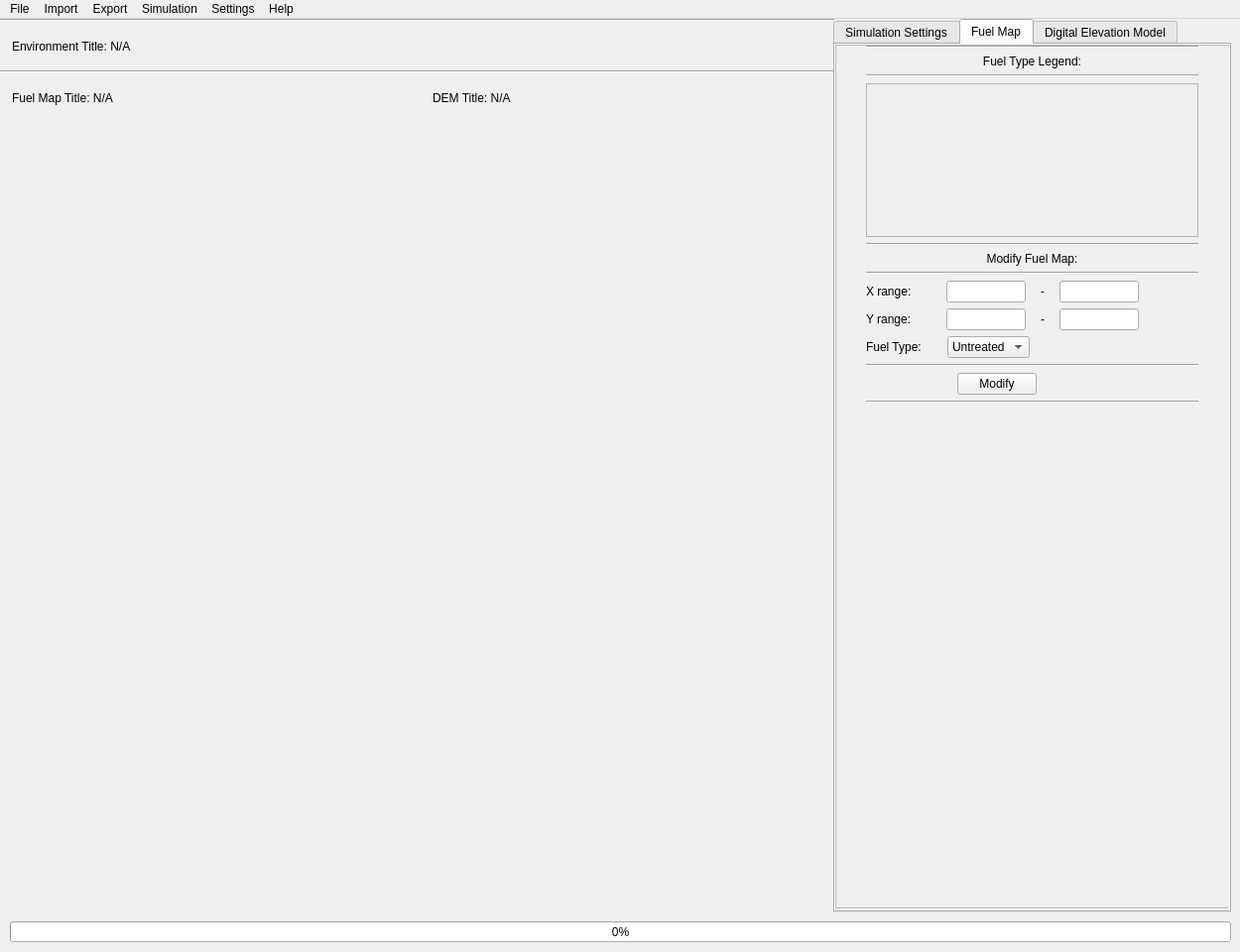
<?xml version="1.0" encoding="UTF-8"?>
<ui version="4.0">
 <class>MainWindow</class>
 <widget class="QMainWindow" name="MainWindow">
  <property name="geometry">
   <rect>
    <x>0</x>
    <y>0</y>
    <width>1250</width>
    <height>960</height>
   </rect>
  </property>
  <property name="windowTitle">
   <string>FireScape Rx</string>
  </property>
  <widget class="QWidget" name="central_widget">
   <widget class="QProgressBar" name="_progress_bar">
    <property name="geometry">
     <rect>
      <x>10</x>
      <y>910</y>
      <width>1231</width>
      <height>21</height>
     </rect>
    </property>
    <property name="value">
     <number>0</number>
    </property>
   </widget>
   <widget class="QTabWidget" name="_tab_widget">
    <property name="geometry">
     <rect>
      <x>840</x>
      <y>0</y>
      <width>401</width>
      <height>901</height>
     </rect>
    </property>
    <property name="currentIndex">
     <number>1</number>
    </property>
    <property name="iconSize">
     <size>
      <width>15</width>
      <height>15</height>
     </size>
    </property>
    <widget class="QWidget" name="_sim_settings_tab">
     <attribute name="title">
      <string>Simulation Settings</string>
     </attribute>
     <widget class="QScrollArea" name="_sim_settings_scroll_area">
      <property name="geometry">
       <rect>
        <x>0</x>
        <y>0</y>
        <width>401</width>
        <height>871</height>
       </rect>
      </property>
      <property name="widgetResizable">
       <bool>true</bool>
      </property>
      <widget class="QWidget" name="_sim_settings_widget">
       <property name="geometry">
        <rect>
         <x>0</x>
         <y>0</y>
         <width>399</width>
         <height>869</height>
        </rect>
       </property>
       <widget class="QWidget" name="verticalLayoutWidget">
        <property name="geometry">
         <rect>
          <x>50</x>
          <y>0</y>
          <width>323</width>
          <height>288</height>
         </rect>
        </property>
        <layout class="QVBoxLayout" name="vertical_layout">
         <item>
          <widget class="Line" name="line_10">
           <property name="orientation">
            <enum>Qt::Horizontal</enum>
           </property>
          </widget>
         </item>
         <item>
          <widget class="QLabel" name="sim_settings_label">
           <property name="text">
            <string>Simulation Settings</string>
           </property>
           <property name="alignment">
            <set>Qt::AlignCenter</set>
           </property>
          </widget>
         </item>
         <item>
          <widget class="Line" name="line_4">
           <property name="orientation">
            <enum>Qt::Horizontal</enum>
           </property>
          </widget>
         </item>
         <item>
          <layout class="QFormLayout" name="formLayout">
           <property name="sizeConstraint">
            <enum>QLayout::SetMaximumSize</enum>
           </property>
           <property name="horizontalSpacing">
            <number>32</number>
           </property>
           <property name="leftMargin">
            <number>10</number>
           </property>
           <property name="topMargin">
            <number>5</number>
           </property>
           <property name="rightMargin">
            <number>10</number>
           </property>
           <property name="bottomMargin">
            <number>5</number>
           </property>
           <item row="0" column="0">
            <widget class="QLabel" name="sim_duration_label">
             <property name="toolTip">
              <string>Duration of the simulation in seconds</string>
             </property>
             <property name="text">
              <string>Simulation Duration (s)</string>
             </property>
             <property name="alignment">
              <set>Qt::AlignCenter</set>
             </property>
            </widget>
           </item>
           <item row="0" column="1">
            <widget class="QLineEdit" name="_sim_duration_line_edit"/>
           </item>
          </layout>
         </item>
         <item>
          <widget class="Line" name="line_3">
           <property name="orientation">
            <enum>Qt::Horizontal</enum>
           </property>
          </widget>
         </item>
         <item>
          <widget class="QLabel" name="wind_settings_label">
           <property name="text">
            <string>Wind Settings</string>
           </property>
           <property name="alignment">
            <set>Qt::AlignCenter</set>
           </property>
          </widget>
         </item>
         <item>
          <widget class="Line" name="line_6">
           <property name="orientation">
            <enum>Qt::Horizontal</enum>
           </property>
          </widget>
         </item>
         <item>
          <layout class="QFormLayout" name="wind_form_layout">
           <property name="formAlignment">
            <set>Qt::AlignRight|Qt::AlignTop|Qt::AlignTrailing</set>
           </property>
           <property name="horizontalSpacing">
            <number>47</number>
           </property>
           <property name="verticalSpacing">
            <number>10</number>
           </property>
           <property name="leftMargin">
            <number>10</number>
           </property>
           <property name="topMargin">
            <number>5</number>
           </property>
           <property name="rightMargin">
            <number>10</number>
           </property>
           <property name="bottomMargin">
            <number>5</number>
           </property>
           <item row="0" column="0">
            <widget class="QLabel" name="wind_speed_label">
             <property name="toolTip">
              <string>Wind speed in miles per hour</string>
             </property>
             <property name="text">
              <string>Wind Speed (mph)</string>
             </property>
             <property name="alignment">
              <set>Qt::AlignCenter</set>
             </property>
            </widget>
           </item>
           <item row="0" column="1">
            <widget class="QLineEdit" name="_wind_speed_line_edit">
             <property name="toolTip">
              <string>Wind speed in miles per hour</string>
             </property>
            </widget>
           </item>
           <item row="1" column="0">
            <widget class="QLabel" name="wind_direction_label">
             <property name="toolTip">
              <string>Meterological wind direction in degrees</string>
             </property>
             <property name="text">
              <string>Wind Direction (deg)</string>
             </property>
             <property name="alignment">
              <set>Qt::AlignCenter</set>
             </property>
            </widget>
           </item>
           <item row="1" column="1">
            <widget class="QLineEdit" name="_wind_direction_line_edit">
             <property name="toolTip">
              <string>Meterological wind direction in degrees</string>
             </property>
            </widget>
           </item>
          </layout>
         </item>
         <item>
          <widget class="Line" name="line_5">
           <property name="orientation">
            <enum>Qt::Horizontal</enum>
           </property>
          </widget>
         </item>
         <item>
          <layout class="QHBoxLayout" name="horizontalLayout_7">
           <item>
            <widget class="QLabel" name="label_6">
             <property name="text">
              <string>Environmental Conditions</string>
             </property>
             <property name="alignment">
              <set>Qt::AlignCenter</set>
             </property>
            </widget>
           </item>
          </layout>
         </item>
         <item>
          <widget class="Line" name="line_14">
           <property name="orientation">
            <enum>Qt::Horizontal</enum>
           </property>
          </widget>
         </item>
         <item>
          <layout class="QFormLayout" name="formLayout_2">
           <property name="horizontalSpacing">
            <number>15</number>
           </property>
           <property name="leftMargin">
            <number>10</number>
           </property>
           <property name="topMargin">
            <number>5</number>
           </property>
           <property name="rightMargin">
            <number>10</number>
           </property>
           <property name="bottomMargin">
            <number>5</number>
           </property>
           <item row="0" column="0">
            <widget class="QLabel" name="label_7">
             <property name="text">
              <string>Ambient Temperature (F) </string>
             </property>
            </widget>
           </item>
           <item row="0" column="1">
            <widget class="QLineEdit" name="_ambient_temp_line_edit"/>
           </item>
          </layout>
         </item>
         <item>
          <widget class="Line" name="line">
           <property name="orientation">
            <enum>Qt::Horizontal</enum>
           </property>
          </widget>
         </item>
        </layout>
       </widget>
      </widget>
     </widget>
    </widget>
    <widget class="QWidget" name="_fl_type_lgnd_tab">
     <attribute name="title">
      <string>Fuel Map</string>
     </attribute>
     <widget class="QScrollArea" name="fuel_type_scroll_area">
      <property name="geometry">
       <rect>
        <x>0</x>
        <y>0</y>
        <width>401</width>
        <height>871</height>
       </rect>
      </property>
      <property name="widgetResizable">
       <bool>true</bool>
      </property>
      <widget class="QWidget" name="fuel_type_scroll_area_widget_contents">
       <property name="geometry">
        <rect>
         <x>0</x>
         <y>0</y>
         <width>399</width>
         <height>869</height>
        </rect>
       </property>
       <widget class="QWidget" name="verticalLayoutWidget_2">
        <property name="geometry">
         <rect>
          <x>30</x>
          <y>0</y>
          <width>335</width>
          <height>361</height>
         </rect>
        </property>
        <layout class="QVBoxLayout" name="verticalLayout_2">
         <item>
          <widget class="Line" name="line_7">
           <property name="orientation">
            <enum>Qt::Horizontal</enum>
           </property>
          </widget>
         </item>
         <item>
          <widget class="QLabel" name="fuel_type_legend_label">
           <property name="text">
            <string>Fuel Type Legend:</string>
           </property>
           <property name="alignment">
            <set>Qt::AlignCenter</set>
           </property>
          </widget>
         </item>
         <item>
          <widget class="Line" name="line_2">
           <property name="orientation">
            <enum>Qt::Horizontal</enum>
           </property>
          </widget>
         </item>
         <item>
          <widget class="QScrollArea" name="_fl_type_lgnd_scroll_area">
           <property name="widgetResizable">
            <bool>true</bool>
           </property>
           <widget class="QWidget" name="scrollAreaWidgetContents_3">
            <property name="geometry">
             <rect>
              <x>0</x>
              <y>0</y>
              <width>331</width>
              <height>131</height>
             </rect>
            </property>
           </widget>
          </widget>
         </item>
         <item>
          <layout class="QHBoxLayout" name="horizontalLayout"/>
         </item>
         <item>
          <widget class="Line" name="line_9">
           <property name="orientation">
            <enum>Qt::Horizontal</enum>
           </property>
          </widget>
         </item>
         <item>
          <widget class="QLabel" name="modify_fuel_map_label">
           <property name="text">
            <string>Modify Fuel Map:</string>
           </property>
           <property name="alignment">
            <set>Qt::AlignCenter</set>
           </property>
          </widget>
         </item>
         <item>
          <widget class="Line" name="line_12">
           <property name="orientation">
            <enum>Qt::Horizontal</enum>
           </property>
          </widget>
         </item>
         <item>
          <layout class="QGridLayout" name="gridLayout">
           <property name="horizontalSpacing">
            <number>15</number>
           </property>
           <item row="0" column="1">
            <spacer name="horizontalSpacer_3">
             <property name="orientation">
              <enum>Qt::Horizontal</enum>
             </property>
             <property name="sizeType">
              <enum>QSizePolicy::Fixed</enum>
             </property>
             <property name="sizeHint" stdset="0">
              <size>
               <width>20</width>
               <height>20</height>
              </size>
             </property>
            </spacer>
           </item>
           <item row="0" column="2">
            <widget class="QLineEdit" name="_x_rng_min_fl_line_edit"/>
           </item>
           <item row="1" column="0">
            <widget class="QLabel" name="label_2">
             <property name="text">
              <string>Y range:</string>
             </property>
             <property name="margin">
              <number>2</number>
             </property>
            </widget>
           </item>
           <item row="1" column="4">
            <widget class="QLineEdit" name="_y_rng_max_fl_line_edit">
             <property name="placeholderText">
              <string/>
             </property>
            </widget>
           </item>
           <item row="0" column="4">
            <widget class="QLineEdit" name="_x_rng_max_fl_line_edit"/>
           </item>
           <item row="0" column="0">
            <widget class="QLabel" name="label">
             <property name="text">
              <string>X range:</string>
             </property>
             <property name="margin">
              <number>2</number>
             </property>
            </widget>
           </item>
           <item row="1" column="3">
            <widget class="QLabel" name="label_5">
             <property name="text">
              <string>-</string>
             </property>
            </widget>
           </item>
           <item row="1" column="2">
            <widget class="QLineEdit" name="_y_rng_min_fl_line_edit"/>
           </item>
           <item row="0" column="3">
            <widget class="QLabel" name="label_4">
             <property name="text">
              <string>-</string>
             </property>
            </widget>
           </item>
           <item row="0" column="5">
            <spacer name="horizontalSpacer_4">
             <property name="orientation">
              <enum>Qt::Horizontal</enum>
             </property>
             <property name="sizeType">
              <enum>QSizePolicy::Fixed</enum>
             </property>
             <property name="sizeHint" stdset="0">
              <size>
               <width>60</width>
               <height>20</height>
              </size>
             </property>
            </spacer>
           </item>
          </layout>
         </item>
         <item>
          <layout class="QHBoxLayout" name="horizontalLayout_3">
           <item>
            <widget class="QLabel" name="label_3">
             <property name="text">
              <string>Fuel Type:</string>
             </property>
             <property name="margin">
              <number>1</number>
             </property>
            </widget>
           </item>
           <item>
            <spacer name="horizontalSpacer_2">
             <property name="orientation">
              <enum>Qt::Horizontal</enum>
             </property>
             <property name="sizeType">
              <enum>QSizePolicy::Fixed</enum>
             </property>
             <property name="sizeHint" stdset="0">
              <size>
               <width>20</width>
               <height>20</height>
              </size>
             </property>
            </spacer>
           </item>
           <item>
            <widget class="QComboBox" name="_fl_type_combo_box">
             <property name="currentText">
              <string>Untreated</string>
             </property>
             <property name="currentIndex">
              <number>0</number>
             </property>
             <item>
              <property name="text">
               <string>Untreated</string>
              </property>
             </item>
             <item>
              <property name="text">
               <string>Treated</string>
              </property>
             </item>
            </widget>
           </item>
           <item>
            <spacer name="horizontalSpacer_5">
             <property name="orientation">
              <enum>Qt::Horizontal</enum>
             </property>
             <property name="sizeHint" stdset="0">
              <size>
               <width>40</width>
               <height>20</height>
              </size>
             </property>
            </spacer>
           </item>
          </layout>
         </item>
         <item>
          <widget class="Line" name="line_13">
           <property name="orientation">
            <enum>Qt::Horizontal</enum>
           </property>
          </widget>
         </item>
         <item>
          <layout class="QHBoxLayout" name="horizontalLayout_4">
           <item>
            <spacer name="horizontalSpacer_6">
             <property name="orientation">
              <enum>Qt::Horizontal</enum>
             </property>
             <property name="sizeType">
              <enum>QSizePolicy::Fixed</enum>
             </property>
             <property name="sizeHint" stdset="0">
              <size>
               <width>92</width>
               <height>20</height>
              </size>
             </property>
            </spacer>
           </item>
           <item>
            <widget class="QPushButton" name="modify_fuel_map_button">
             <property name="text">
              <string>Modify</string>
             </property>
            </widget>
           </item>
           <item>
            <spacer name="horizontalSpacer_7">
             <property name="orientation">
              <enum>Qt::Horizontal</enum>
             </property>
             <property name="sizeHint" stdset="0">
              <size>
               <width>40</width>
               <height>20</height>
              </size>
             </property>
            </spacer>
           </item>
          </layout>
         </item>
         <item>
          <widget class="Line" name="line_11">
           <property name="orientation">
            <enum>Qt::Horizontal</enum>
           </property>
          </widget>
         </item>
        </layout>
       </widget>
      </widget>
     </widget>
    </widget>
    <widget class="QWidget" name="ignition_point_legend_tab">
     <attribute name="title">
      <string>Digital Elevation Model</string>
     </attribute>
     <widget class="QScrollArea" name="ignition_point_scroll_area">
      <property name="geometry">
       <rect>
        <x>-10</x>
        <y>0</y>
        <width>411</width>
        <height>881</height>
       </rect>
      </property>
      <property name="widgetResizable">
       <bool>true</bool>
      </property>
      <widget class="QWidget" name="ignition_point_scroll_area_widget_contents">
       <property name="geometry">
        <rect>
         <x>0</x>
         <y>0</y>
         <width>409</width>
         <height>879</height>
        </rect>
       </property>
       <widget class="QWidget" name="verticalLayoutWidget_4">
        <property name="geometry">
         <rect>
          <x>40</x>
          <y>0</y>
          <width>331</width>
          <height>211</height>
         </rect>
        </property>
        <layout class="QVBoxLayout" name="verticalLayout_4">
         <item>
          <widget class="Line" name="line_20">
           <property name="orientation">
            <enum>Qt::Horizontal</enum>
           </property>
          </widget>
         </item>
         <item>
          <widget class="QLabel" name="ign_pointlegend_label">
           <property name="text">
            <string>DEM map legend:</string>
           </property>
           <property name="alignment">
            <set>Qt::AlignCenter</set>
           </property>
          </widget>
         </item>
         <item>
          <widget class="Line" name="line_21">
           <property name="orientation">
            <enum>Qt::Horizontal</enum>
           </property>
          </widget>
         </item>
         <item>
          <widget class="QScrollArea" name="ignition_point_map_legend_scroll_area">
           <property name="widgetResizable">
            <bool>true</bool>
           </property>
           <widget class="QWidget" name="ingition_point_map_legend_scroll_area_widget_contents">
            <property name="geometry">
             <rect>
              <x>0</x>
              <y>0</y>
              <width>327</width>
              <height>135</height>
             </rect>
            </property>
           </widget>
          </widget>
         </item>
         <item>
          <widget class="Line" name="line_16">
           <property name="orientation">
            <enum>Qt::Horizontal</enum>
           </property>
          </widget>
         </item>
         <item>
          <layout class="QHBoxLayout" name="horizontalLayout_5">
           <property name="spacing">
            <number>0</number>
           </property>
          </layout>
         </item>
         <item>
          <layout class="QGridLayout" name="gridLayout_3">
           <property name="horizontalSpacing">
            <number>15</number>
           </property>
          </layout>
         </item>
         <item>
          <layout class="QHBoxLayout" name="horizontalLayout_9"/>
         </item>
        </layout>
       </widget>
      </widget>
     </widget>
    </widget>
   </widget>
   <widget class="QWidget" name="verticalLayoutWidget_3">
    <property name="geometry">
     <rect>
      <x>0</x>
      <y>0</y>
      <width>841</width>
      <height>98</height>
     </rect>
    </property>
    <layout class="QVBoxLayout" name="verticalLayout">
     <item>
      <widget class="Line" name="line_15">
       <property name="orientation">
        <enum>Qt::Horizontal</enum>
       </property>
      </widget>
     </item>
     <item>
      <widget class="QLabel" name="_sim_title_label">
       <property name="text">
        <string>Environment Title: N/A</string>
       </property>
       <property name="margin">
        <number>10</number>
       </property>
       <property name="indent">
        <number>12</number>
       </property>
      </widget>
     </item>
     <item>
      <widget class="Line" name="line_8">
       <property name="orientation">
        <enum>Qt::Horizontal</enum>
       </property>
      </widget>
     </item>
     <item>
      <layout class="QHBoxLayout" name="horizontalLayout_2">
       <item>
        <widget class="QLabel" name="_fm_title_label">
         <property name="text">
          <string>Fuel Map Title: N/A</string>
         </property>
         <property name="alignment">
          <set>Qt::AlignLeading|Qt::AlignLeft|Qt::AlignVCenter</set>
         </property>
         <property name="margin">
          <number>10</number>
         </property>
         <property name="indent">
          <number>12</number>
         </property>
        </widget>
       </item>
       <item>
        <widget class="QLabel" name="_dem_title_label">
         <property name="text">
          <string>DEM Title: N/A</string>
         </property>
         <property name="indent">
          <number>12</number>
         </property>
        </widget>
       </item>
      </layout>
     </item>
    </layout>
   </widget>
  </widget>
  <widget class="QMenuBar" name="_menu_bar">
   <property name="geometry">
    <rect>
     <x>0</x>
     <y>0</y>
     <width>1250</width>
     <height>20</height>
    </rect>
   </property>
   <property name="defaultUp">
    <bool>false</bool>
   </property>
   <property name="nativeMenuBar">
    <bool>false</bool>
   </property>
   <widget class="QMenu" name="menu_file">
    <property name="title">
     <string>File</string>
    </property>
    <addaction name="action_create_environment"/>
   </widget>
   <widget class="QMenu" name="menu_export">
    <property name="title">
     <string>Export</string>
    </property>
    <addaction name="action_export_fuel_map"/>
    <addaction name="action_export_dem"/>
   </widget>
   <widget class="QMenu" name="menu_help">
    <property name="title">
     <string>Help</string>
    </property>
    <addaction name="action_about"/>
   </widget>
   <widget class="QMenu" name="menu_simulation">
    <property name="title">
     <string>Simulation</string>
    </property>
    <addaction name="action_run_sim"/>
    <addaction name="action_view_sim"/>
   </widget>
   <widget class="QMenu" name="menu_import">
    <property name="title">
     <string>Import</string>
    </property>
    <addaction name="action_import_environment"/>
    <addaction name="action_import_fuel_map"/>
    <addaction name="action_import_dem"/>
   </widget>
   <widget class="QMenu" name="menuSettings">
    <property name="title">
     <string>Settings</string>
    </property>
    <addaction name="action_user_setting"/>
   </widget>
   <addaction name="menu_file"/>
   <addaction name="menu_import"/>
   <addaction name="menu_export"/>
   <addaction name="menu_simulation"/>
   <addaction name="menuSettings"/>
   <addaction name="menu_help"/>
  </widget>
  <action name="action_create_environment">
   <property name="text">
    <string>Create Environment</string>
   </property>
   <property name="toolTip">
    <string>Import a GeoTIFF file</string>
   </property>
  </action>
  <action name="action_import_environment">
   <property name="text">
    <string>Environment</string>
   </property>
   <property name="toolTip">
    <string>Import an FDS file</string>
   </property>
  </action>
  <action name="action_export_simulation">
   <property name="text">
    <string>Simulation</string>
   </property>
  </action>
  <action name="action_export_summary_file">
   <property name="text">
    <string>Summary File</string>
   </property>
  </action>
  <action name="action_export_environment">
   <property name="text">
    <string>Environment</string>
   </property>
   <property name="toolTip">
    <string>Export the currently loaded FDS file with modifications</string>
   </property>
  </action>
  <action name="action_import_simulation">
   <property name="text">
    <string>Simulation</string>
   </property>
  </action>
  <action name="action_import_summary_file">
   <property name="text">
    <string>Summary File</string>
   </property>
  </action>
  <action name="action_select_output_files">
   <property name="text">
    <string>Select Output Files</string>
   </property>
   <property name="toolTip">
    <string>Select the types of output files you would like</string>
   </property>
  </action>
  <action name="action_run_sim">
   <property name="text">
    <string>Run</string>
   </property>
   <property name="toolTip">
    <string>Run the currently loaded FDS file</string>
   </property>
  </action>
  <action name="action_view_sim">
   <property name="text">
    <string>View</string>
   </property>
   <property name="toolTip">
    <string>View the results of a simulation in Smokeview</string>
   </property>
  </action>
  <action name="action_user_settings">
   <property name="text">
    <string>User Settings</string>
   </property>
   <property name="toolTip">
    <string>View and modify user settings</string>
   </property>
  </action>
  <action name="action_about">
   <property name="text">
    <string>About</string>
   </property>
   <property name="toolTip">
    <string>Information about this program</string>
   </property>
  </action>
  <action name="action_import_fuel_map">
   <property name="text">
    <string>Fuel Map</string>
   </property>
   <property name="toolTip">
    <string>Import an Ascii grid Fuel Map</string>
   </property>
  </action>
  <action name="action_import_dem">
   <property name="text">
    <string>Digital Elevation Model</string>
   </property>
   <property name="toolTip">
    <string>Import an Ascii grid Digital Elevation Model</string>
   </property>
  </action>
  <action name="action_export_fuel_map">
   <property name="text">
    <string>Fuel Map</string>
   </property>
   <property name="toolTip">
    <string>Export the currently loaded Fuel Map</string>
   </property>
  </action>
  <action name="action_export_dem">
   <property name="text">
    <string>Digital Elevation Model</string>
   </property>
   <property name="toolTip">
    <string>Export the currently loaded Digital Elevation Model</string>
   </property>
  </action>
  <action name="action_ascii_to_fds">
   <property name="text">
    <string>Ascii to FDS</string>
   </property>
  </action>
  <action name="action_user_Settings">
   <property name="text">
    <string>User Settings</string>
   </property>
  </action>
  <action name="action_user_setting">
   <property name="text">
    <string>User Settings</string>
   </property>
  </action>
 </widget>
 <tabstops>
  <tabstop>_tab_widget</tabstop>
  <tabstop>_sim_settings_scroll_area</tabstop>
  <tabstop>_sim_duration_line_edit</tabstop>
  <tabstop>_wind_speed_line_edit</tabstop>
  <tabstop>_wind_direction_line_edit</tabstop>
  <tabstop>_ambient_temp_line_edit</tabstop>
  <tabstop>fuel_type_scroll_area</tabstop>
  <tabstop>_fl_type_lgnd_scroll_area</tabstop>
  <tabstop>_x_rng_min_fl_line_edit</tabstop>
  <tabstop>_x_rng_max_fl_line_edit</tabstop>
  <tabstop>_y_rng_min_fl_line_edit</tabstop>
  <tabstop>_y_rng_max_fl_line_edit</tabstop>
  <tabstop>_fl_type_combo_box</tabstop>
  <tabstop>modify_fuel_map_button</tabstop>
  <tabstop>ignition_point_map_legend_scroll_area</tabstop>
  <tabstop>ignition_point_scroll_area</tabstop>
 </tabstops>
 <resources/>
 <connections/>
</ui>
